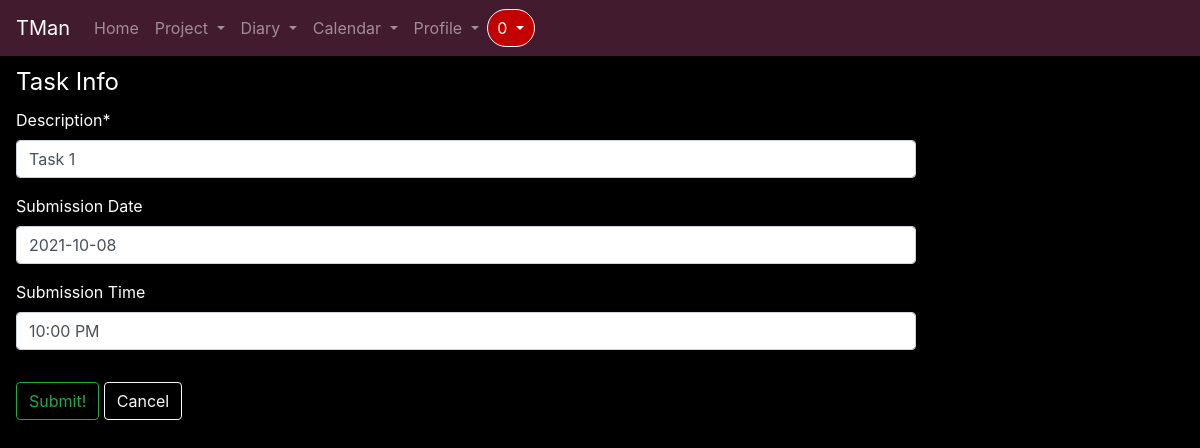
/projects/28/tasks/update/ (signed in), run on the app's committed database.
### projects/models.py (models this page shows, shortened)
class Tasks(models.Model):
    desc = models.TextField(max_length=100)
    deadline = models.DateField(null=True,blank=True)
    submit_time = models.TimeField(null=True, blank=True)
    status = models.CharField(max_length=10, default="Incomplete")
    projects = models.ForeignKey(Projects, related_name='projects', on_delete=models.CASCADE)
    user = models.ForeignKey(User, on_delete=models.CASCADE)

### projects/views.py (the view, shortened to what this page needs)
# urls.py: path('<int:pk>/tasks/update/',TasksUpdateView.as_view(),name='tasks-update'),
class TasksUpdateView(LoginRequiredMixin,UserPassesTestMixin, UpdateView):
    model = Tasks
    fields = ['desc', 'deadline', 'submit_time']
    def test_func(self):
        task = self.get_object()
        if self.request.user == task.user:
            return True
        return False
    def get_context_data(self, **kwargs):
        context = super().get_context_data(**kwargs)
        context['t_form'] = TaskForm(instance=self.get_object())
        return context

### projects/forms.py
class TaskForm(forms.ModelForm):
    desc = forms.CharField(label="Description",max_length=100)
    deadline = forms.DateField(required=False)
    class Meta:
        model = Tasks
        fields = ['desc', 'deadline', 'submit_time']
    def __init__(self, *args, **kwargs):
        super(TaskForm, self).__init__(*args, **kwargs)
        self.fields['desc'].label = "Description"
        self.fields['deadline'].label = "Submission Date"
        self.fields['submit_time'].label = "Submission Time"

### projects/templatetags/custom_tags.py (called while the page is built)
@register.inclusion_tag('users/show_notifs.html', takes_context=True)
def show_notifs(context):
    request_user = context['request'].user
    notifs = Notification.objects.filter(to_user=request_user).exclude(notif_seen=True).order_by('-date')
    return {'notifs':notifs}

### projects/templates/projects/tasks_form.html (shortened to what this page needs)
{% extends "projects/base.html" %}
{% load crispy_forms_tags %}
    {% block content %}
        <div class="content-section ml-3 mb-2 mt-2" style="color:white; width:900px;">
            <form method="POST">
                <fieldset class="form-group">
                    <legend class="border-bottom-mb-4">Task Info</legend>
                    {{ t_form|crispy }}
                </fieldset>
                <div class="form-group">
                    <button class="btn btn-outline-success" type="submit">Submit!</button>
                    <a class="btn btn-outline-light" href="#">Cancel</a>
                </div>
            </form>
        </div>
    {% endblock content %}

### data on the page
Tasks: desc "Task 1", deadline "2021-10-08", submit_time "10:00 PM"

### other printed values
{{ notifs.count }} "0"
